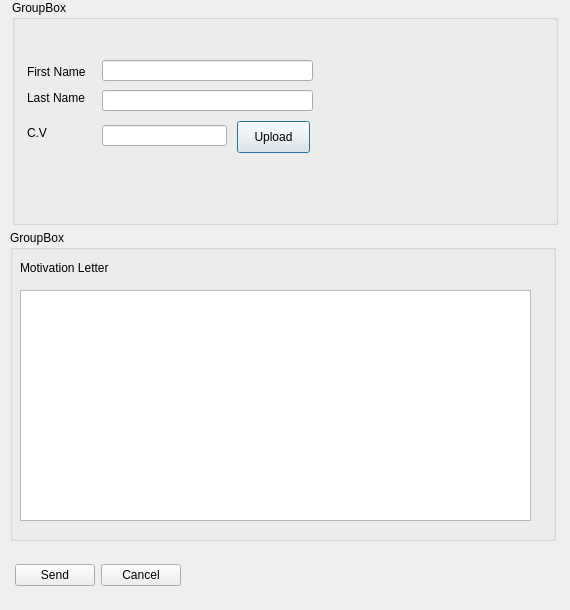
<?xml version="1.0" encoding="UTF-8"?>
<ui version="4.0">
 <class>Dialog</class>
 <widget class="QDialog" name="Dialog">
  <property name="geometry">
   <rect>
    <x>0</x>
    <y>0</y>
    <width>570</width>
    <height>610</height>
   </rect>
  </property>
  <property name="windowTitle">
   <string>Dialog</string>
  </property>
  <widget class="QGroupBox" name="groupBox">
   <property name="geometry">
    <rect>
     <x>12</x>
     <y>0</y>
     <width>546</width>
     <height>225</height>
    </rect>
   </property>
   <property name="title">
    <string>GroupBox</string>
   </property>
   <widget class="QLineEdit" name="lineEdit_2">
    <property name="geometry">
     <rect>
      <x>90</x>
      <y>60</y>
      <width>211</width>
      <height>21</height>
     </rect>
    </property>
   </widget>
   <widget class="QLabel" name="label_3">
    <property name="geometry">
     <rect>
      <x>15</x>
      <y>125</y>
      <width>21</width>
      <height>16</height>
     </rect>
    </property>
    <property name="text">
     <string>C.V</string>
    </property>
   </widget>
   <widget class="QLabel" name="label_2">
    <property name="geometry">
     <rect>
      <x>15</x>
      <y>90</y>
      <width>64</width>
      <height>16</height>
     </rect>
    </property>
    <property name="text">
     <string>Last Name</string>
    </property>
   </widget>
   <widget class="QLineEdit" name="lineEdit">
    <property name="geometry">
     <rect>
      <x>90</x>
      <y>90</y>
      <width>211</width>
      <height>21</height>
     </rect>
    </property>
   </widget>
   <widget class="QLineEdit" name="lineEdit_3">
    <property name="geometry">
     <rect>
      <x>90</x>
      <y>125</y>
      <width>125</width>
      <height>21</height>
     </rect>
    </property>
   </widget>
   <widget class="QPushButton" name="pushButton_3">
    <property name="geometry">
     <rect>
      <x>225</x>
      <y>121</y>
      <width>73</width>
      <height>32</height>
     </rect>
    </property>
    <property name="text">
     <string>Upload</string>
    </property>
   </widget>
   <widget class="QLabel" name="label">
    <property name="geometry">
     <rect>
      <x>15</x>
      <y>64</y>
      <width>65</width>
      <height>16</height>
     </rect>
    </property>
    <property name="text">
     <string>First Name</string>
    </property>
   </widget>
  </widget>
  <widget class="QGroupBox" name="groupBox_2">
   <property name="geometry">
    <rect>
     <x>10</x>
     <y>230</y>
     <width>546</width>
     <height>311</height>
    </rect>
   </property>
   <property name="title">
    <string>GroupBox</string>
   </property>
   <widget class="QLabel" name="label_4">
    <property name="geometry">
     <rect>
      <x>10</x>
      <y>30</y>
      <width>102</width>
      <height>16</height>
     </rect>
    </property>
    <property name="text">
     <string>Motivation Letter</string>
    </property>
   </widget>
   <widget class="QTextBrowser" name="textBrowser">
    <property name="geometry">
     <rect>
      <x>10</x>
      <y>60</y>
      <width>511</width>
      <height>231</height>
     </rect>
    </property>
   </widget>
  </widget>
  <widget class="QWidget" name="">
   <property name="geometry">
    <rect>
     <x>15</x>
     <y>559</y>
     <width>531</width>
     <height>32</height>
    </rect>
   </property>
   <layout class="QHBoxLayout" name="horizontalLayout">
    <item>
     <widget class="QPushButton" name="pushButton">
      <property name="text">
       <string>Send</string>
      </property>
     </widget>
    </item>
    <item>
     <widget class="QPushButton" name="pushButton_2">
      <property name="text">
       <string>Cancel</string>
      </property>
     </widget>
    </item>
    <item>
     <spacer name="horizontalSpacer">
      <property name="orientation">
       <enum>Qt::Orientation::Horizontal</enum>
      </property>
      <property name="sizeHint" stdset="0">
       <size>
        <width>40</width>
        <height>20</height>
       </size>
      </property>
     </spacer>
    </item>
   </layout>
  </widget>
 </widget>
 <resources/>
 <connections/>
</ui>
